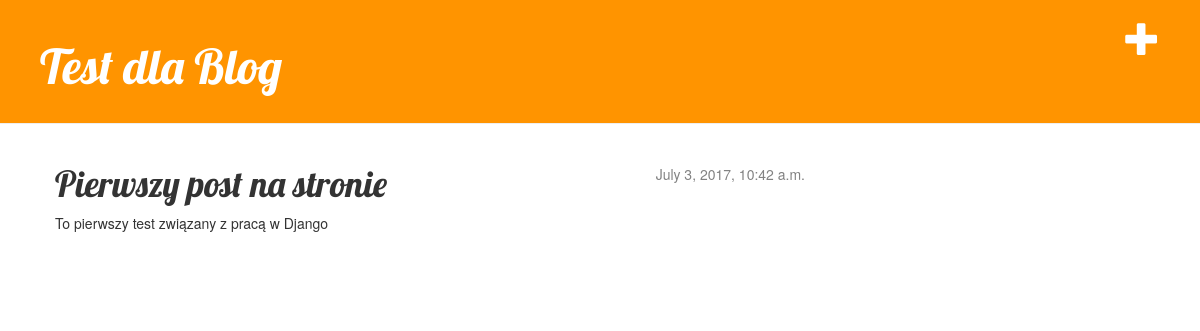
The app's page /post/1/ with its own data.
### blog/models.py (models this page shows, shortened)
class Post(models.Model):
    author = models.ForeignKey('auth.User')
    title = models.CharField(max_length=200)
    text = models.TextField()
    created_date = models.DateTimeField(
            default=timezone.now)
    published_date = models.DateTimeField(
            blank=True, null=True)

### blog/views.py (the view)
# urls.py: url(r'^post/(?P<pk>[0-9]+)/$', views.post_detail, name='post_detail'),
def post_detail(request, pk):
    post = get_object_or_404(Post, pk=pk)
    return render(request, 'blog/post_detail.html', {'post': post})

### blog/templates/blog/post_detail.html
{% extends 'blog/base.html' %}
{% block content %}
    <div class="post">
        {% if post.published_date %}
            <div class="date">
                {{ post.published_date }}
            </div>
        {% endif %}
        <h1>{{ post.title }}</h1>
        <p>{{ post.text|linebreaksbr }}</p>
    </div>
{% endblock %}

### static/css/blog.css (style rules this page uses)
h1, h2, h3, h4 { font-family: 'Lobster', cursive; }
.date { float: right; color: #828282; }
.post { margin-bottom: 70px; }

### records on screen
Post: published_date "July 3, 2017, 10:42 a.m.", title "Pierwszy post na stronie", text "To pierwszy test związany z pracą w Django"
